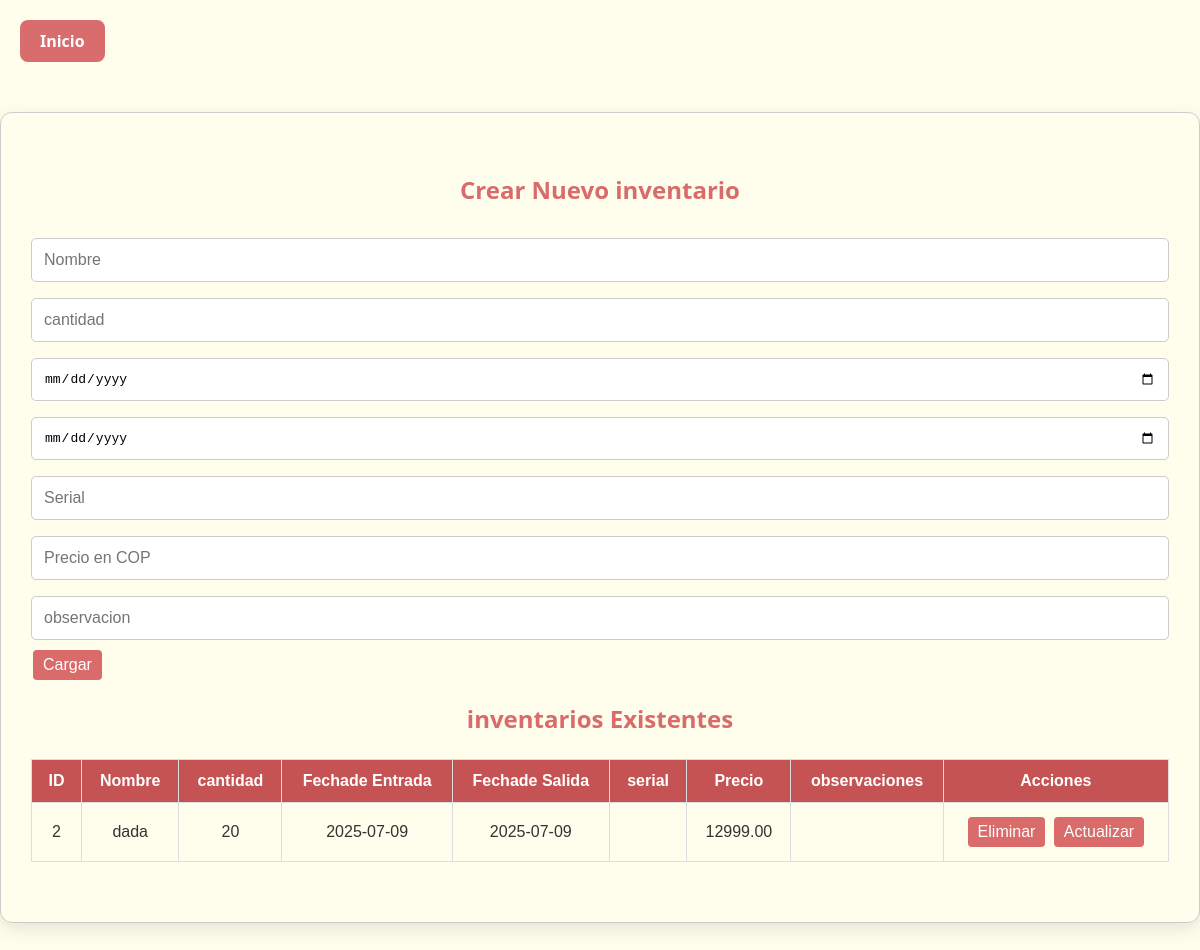
Page /crud_final_2.0/crud/inventario/index.php on the committed database.
### tables this page shows
CREATE TABLE `inventario` (
  `id` int NOT NULL,
  `nombre` varchar(50) NOT NULL,
  `cantidad` varchar(50) NOT NULL,
  `fecha_entrada` date NOT NULL,
  `fecha_salida` date NOT NULL,
  `precio` decimal(10,2) NOT NULL,
  `serial` varchar(50) NOT NULL
);

### crud_final_2.0/crud/inventario/read.php (the view)
<?php
    require 'db.php';
    $consulta_hotel = mysqli_query($conn, "SELECT * FROM inventario");
    if (mysqli_num_rows($consulta_hotel) > 0) {
        while ($row = mysqli_fetch_assoc($consulta_hotel)) {
            echo "<tr>
                    <td>{$row['id']}</td>
                    <td>{$row['nombre']}</td>
                    <td>{$row['cantidad']}</td>
                    <td>{$row['fecha_entrada']}</td>
                    <td>{$row['fecha_salida']}</td>
                    <td>{$row['seri']}</td>
                    <td>{$row['precio']}</td>
                    <td>{$row['observaciones']}</td>
                    <td>
                        <button onclick='eliminarinventario({$row['id']})'>Eliminar</button>
                        <button onclick='mostrarFormularioActualizar({$row['id']}, \"{$row['nombre']}\", \"{$row['cantidad']}\", \"{$row['fecha_entrada']}\", \"{$row['fecha_salida']}\", \"{$row['precio']}\", \"{$row['observaciones']}\")'>Actualizar</button>
                    </td>
                </tr>";
        }
    } else {
        echo "<tr><td colspan='9'>No hay inventario registrados.</td></tr>";
    }
?>

### crud_final_2.0/crud/inventario/styles.css (style rules this page uses)
body { margin: 0; font-family: 'Segoe UI', sans-serif; background-color: #fffdeb; color: #333; }
input[type="submit"], button { background-color: #d96b6b; color: white; border: none; padding: 12px 20px; font-size: 1em; border-radius: 5px; cursor: pointer; transition: 0.3s; }
th, td { padding: 12px 15px; text-align: center; border: 1px solid #ddd; }
button { padding: 6px 10px; margin: 2px; border: none; border-radius: 4px; cursor: pointer; }

### rows in the picture
inventario: id "2", nombre "dada", cantidad "20", fecha_entrada "2025-07-09", fecha_salida "2025-07-09", precio "12999.00"
